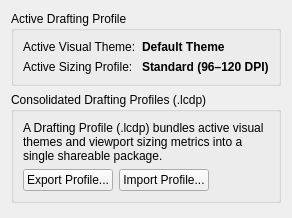
<?xml version="1.0" encoding="UTF-8"?>
<ui version="4.0">
 <class>LC_SettingsPageDraftingProfiles</class>
 <widget class="QWidget" name="LC_SettingsPageDraftingProfiles">
  <property name="geometry">
   <rect>
    <x>0</x>
    <y>0</y>
    <width>280</width>
    <height>218</height>
   </rect>
  </property>
  <layout class="QVBoxLayout" name="mainLayout">
   <item>
    <widget class="QGroupBox" name="gbActiveCard">
     <property name="title">
      <string>Active Drafting Profile</string>
     </property>
     <layout class="QFormLayout" name="formActiveCard">
      <item row="0" column="0">
       <widget class="QLabel" name="lblThemeTitle">
        <property name="text">
         <string>Active Visual Theme:</string>
        </property>
       </widget>
      </item>
      <item row="0" column="1">
       <widget class="QLabel" name="lblActiveTheme">
        <property name="styleSheet">
         <string notr="true">font-weight: bold;</string>
        </property>
        <property name="text">
         <string>Default Theme</string>
        </property>
       </widget>
      </item>
      <item row="1" column="0">
       <widget class="QLabel" name="lblMetricsTitle">
        <property name="text">
         <string>Active Sizing Profile:</string>
        </property>
       </widget>
      </item>
      <item row="1" column="1">
       <widget class="QLabel" name="lblActiveMetrics">
        <property name="styleSheet">
         <string notr="true">font-weight: bold;</string>
        </property>
        <property name="text">
         <string>Standard (96–120 DPI)</string>
        </property>
       </widget>
      </item>
     </layout>
    </widget>
   </item>
   <item>
    <widget class="QGroupBox" name="gbExchange">
     <property name="title">
      <string>Consolidated Drafting Profiles (.lcdp)</string>
     </property>
     <layout class="QGridLayout" name="gridLayout">
      <item row="1" column="1">
       <widget class="QPushButton" name="pbImportProfile">
        <property name="toolTip">
         <string>Import and activate a drafting profile package.</string>
        </property>
        <property name="text">
         <string>Import Profile...</string>
        </property>
        <property name="icon">
         <iconset resource="../../../../../../res/icons/icons.qrc">
          <normaloff>:/icons/save.lci</normaloff>:/icons/save.lci</iconset>
        </property>
       </widget>
      </item>
      <item row="1" column="0">
       <widget class="QPushButton" name="pbExportProfile">
        <property name="toolTip">
         <string>Export active visual theme and viewport sizing metrics into a shareable package.</string>
        </property>
        <property name="text">
         <string>Export Profile...</string>
        </property>
        <property name="icon">
         <iconset resource="../../../../../../res/icons/icons.qrc">
          <normaloff>:/icons/fileopen.lci</normaloff>:/icons/fileopen.lci</iconset>
        </property>
       </widget>
      </item>
      <item row="0" column="0" colspan="4">
       <widget class="QLabel" name="lblExchangeDesc">
        <property name="text">
         <string>A Drafting Profile (.lcdp) bundles active visual themes and viewport sizing metrics into a single shareable package.</string>
        </property>
        <property name="wordWrap">
         <bool>true</bool>
        </property>
       </widget>
      </item>
      <item row="1" column="2">
       <spacer name="horizontalSpacer">
        <property name="orientation">
         <enum>Qt::Orientation::Horizontal</enum>
        </property>
        <property name="sizeHint" stdset="0">
         <size>
          <width>0</width>
          <height>0</height>
         </size>
        </property>
       </spacer>
      </item>
     </layout>
    </widget>
   </item>
   <item>
    <spacer name="verticalSpacer">
     <property name="orientation">
      <enum>Qt::Orientation::Vertical</enum>
     </property>
     <property name="sizeHint" stdset="0">
      <size>
       <width>0</width>
       <height>0</height>
      </size>
     </property>
    </spacer>
   </item>
  </layout>
 </widget>
 <resources>
  <include location="../../../../../../res/icons/icons.qrc"/>
 </resources>
 <connections/>
</ui>
